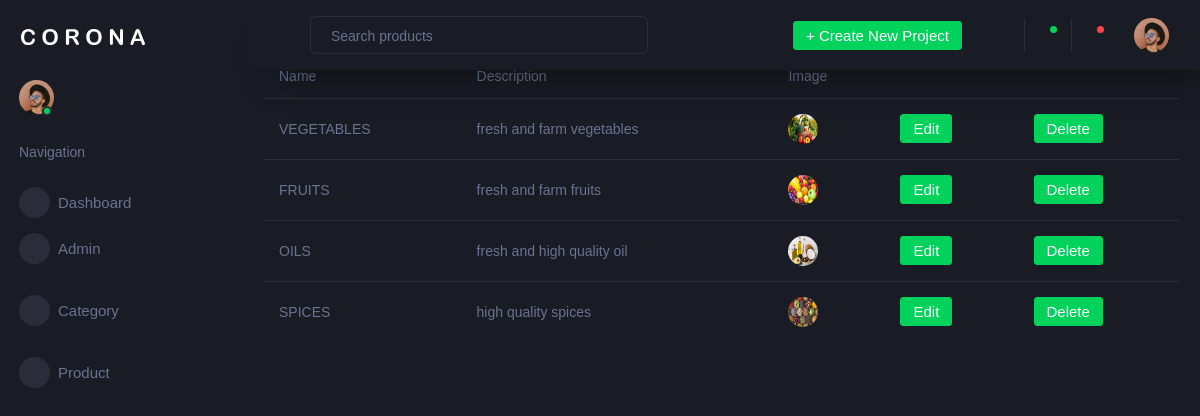
Screenshot of /backentapp/displaycategory/ with the database file from the repository.
### backendapp/models.py (models this page shows)
class addcategorydb(models.Model):
    Name = models.CharField(max_length=100, null=True, blank=True)
    Description = models.CharField(max_length=500, null=True, blank=True)
    Image = models.ImageField(upload_to="profile", null=True, blank=True)

### backendapp/views.py (the view)
# urls.py: path('displaycategory/', views.displaycategory, name="displaycategory"),
def displaycategory(request):
    data = addcategorydb.objects.all()
    return render(request, "Displaycategory.html", {'data':data})

### backendapp/templates/Displaycategory.html (shortened to what this page needs)
<!DOCTYPE html>
{% extends 'index.html' %}
{% block content %}
<html lang="en">
<head>
</head>
<body>
                  <div class="card-body">
                    <h4 class="card-title">Display Category</h4>
                    <div class="table-responsive">
                      <table class="table">
                        <thead>
                          <tr>
                            <th>Name</th>
                            <th>Description</th>
                            <th>Image</th>
                          </tr>
                        </thead>
                        <tbody>
                        {% for d in data %}
                        <tr>
                            <td>
                                {{ d.Name }}
                            </td>
                            <td>
                                {{ d.Description }}
                            </td>
                            <td>
                                <img src="{{ d.Image.url }}">
                            </td>
                            <td>
                                <form action="{% url 'Editcategorypage' dataid=d.id %}">
                                    <button type="submit" class="btn btn-success">Edit</button>
                                </form>
                            </td>
                            <td>
                                <form action="{% url 'Deletecategory' dataid=d.id %}">
                                    <button type="submit" class="btn btn-success">Delete</button>
                                </form>
                            </td>
                        </tr>
                             {% endfor %}
                        </tbody>
                      </table>
                    </div>
                  </div>
</body>
</html>
{% endblock %}

### rows the page displays
addcategorydb: Name "VEGETABLES", Description "fresh and farm vegetables", Image (picture)
addcategorydb: Name "FRUITS", Description "fresh and farm fruits", Image (picture)
addcategorydb: Name "OILS", Description "fresh and high quality oil", Image (picture)
addcategorydb: Name "SPICES", Description "high quality spices", Image (picture)
